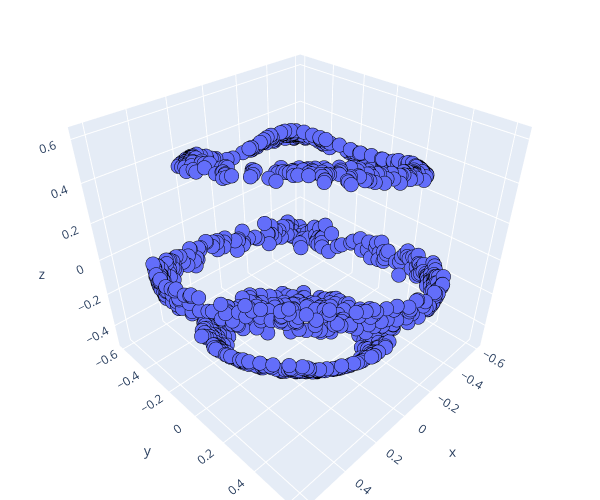

The cell this chart's notebook holds for it:
### Code cell
import plotly.graph_objects as go

import plotly.express as px
# fig = px.scatter_3d(X3G)
# fig.show()

x = X_kpca[:, 0]
y = X_kpca[:, 1]
z = X_kpca[:, 2]

trace = go.Scatter3d(x=x, y=y, z=z, mode='markers',marker=dict( size= 5, line=dict(color= 'black',width = 10)))
layout = go.Layout(margin=dict(l=0,r=0,t=0,b=0),height = 500,width = 600)
data = [trace]
fig = go.Figure(data = data, layout = layout)
fig.show()

### Figure 1 — Plotly figure (JSON) as saved in the notebook; plotly's stock layout.template omitted (floating-point values rounded to 4 significant figures; data arrays with more than 128 entries replaced by an {"elided": "..."} marker saying what was removed)
{"data": [{"marker": {"line": {"color": "black", "width": 10}, "size": 5}, "mode": "markers", "type": "scatter3d", "x": {"elided": "1000 float values"}, "y": {"elided": "1000 float values"}, "z": {"elided": "1000 float values"}}], "layout": {"height": 500, "margin": {"b": 0, "l": 0, "r": 0, "t": 0}, "width": 600}}
